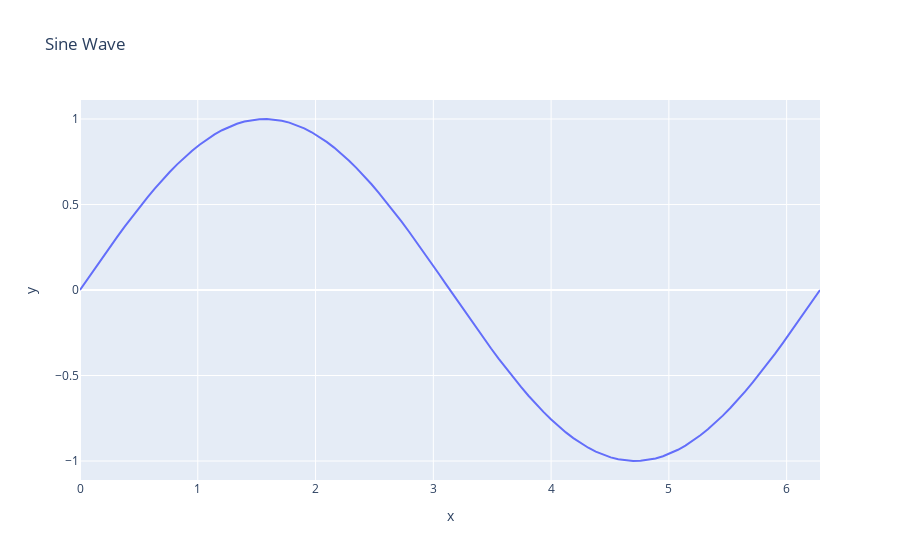

The code cell stored with this chart in its notebook:
### Code cell
px.line(x = x, y = y, title='Sine Wave')
